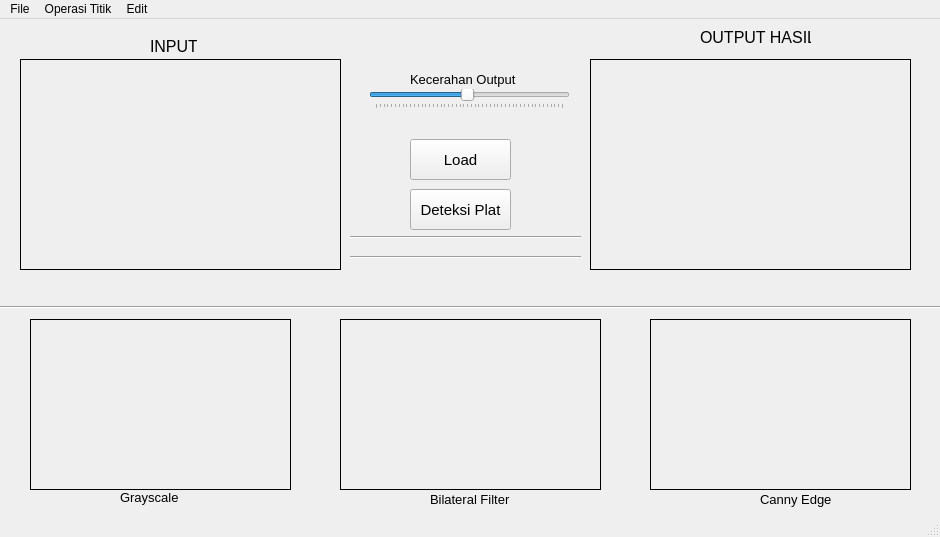
<?xml version="1.0" encoding="UTF-8"?>
<ui version="4.0">
 <class>MainWindow</class>
 <widget class="QMainWindow" name="MainWindow">
  <property name="geometry">
   <rect>
    <x>0</x>
    <y>0</y>
    <width>940</width>
    <height>537</height>
   </rect>
  </property>
  <property name="windowTitle">
   <string>MainWindow</string>
  </property>
  <widget class="QWidget" name="centralwidget">
   <widget class="QLabel" name="imgLabel">
    <property name="geometry">
     <rect>
      <x>20</x>
      <y>40</y>
      <width>321</width>
      <height>211</height>
     </rect>
    </property>
    <property name="frameShape">
     <enum>QFrame::Box</enum>
    </property>
    <property name="text">
     <string/>
    </property>
   </widget>
   <widget class="QLabel" name="hasilLabel">
    <property name="geometry">
     <rect>
      <x>590</x>
      <y>40</y>
      <width>321</width>
      <height>211</height>
     </rect>
    </property>
    <property name="frameShape">
     <enum>QFrame::Box</enum>
    </property>
    <property name="text">
     <string/>
    </property>
   </widget>
   <widget class="QLabel" name="input">
    <property name="geometry">
     <rect>
      <x>150</x>
      <y>20</y>
      <width>47</width>
      <height>14</height>
     </rect>
    </property>
    <property name="font">
     <font>
      <pointsize>12</pointsize>
     </font>
    </property>
    <property name="text">
     <string>INPUT</string>
    </property>
   </widget>
   <widget class="QLabel" name="output">
    <property name="geometry">
     <rect>
      <x>700</x>
      <y>10</y>
      <width>111</width>
      <height>16</height>
     </rect>
    </property>
    <property name="font">
     <font>
      <pointsize>12</pointsize>
     </font>
    </property>
    <property name="text">
     <string>OUTPUT HASIL</string>
    </property>
   </widget>
   <widget class="Line" name="line">
    <property name="geometry">
     <rect>
      <x>0</x>
      <y>280</y>
      <width>951</width>
      <height>16</height>
     </rect>
    </property>
    <property name="orientation">
     <enum>Qt::Horizontal</enum>
    </property>
   </widget>
   <widget class="QLabel" name="imgLabel_canny">
    <property name="geometry">
     <rect>
      <x>650</x>
      <y>300</y>
      <width>261</width>
      <height>171</height>
     </rect>
    </property>
    <property name="frameShape">
     <enum>QFrame::Box</enum>
    </property>
    <property name="text">
     <string/>
    </property>
   </widget>
   <widget class="QLabel" name="imgLabel_bilateral">
    <property name="geometry">
     <rect>
      <x>340</x>
      <y>300</y>
      <width>261</width>
      <height>171</height>
     </rect>
    </property>
    <property name="frameShape">
     <enum>QFrame::Box</enum>
    </property>
    <property name="text">
     <string/>
    </property>
   </widget>
   <widget class="QLabel" name="imgLabel_gray">
    <property name="geometry">
     <rect>
      <x>30</x>
      <y>300</y>
      <width>261</width>
      <height>171</height>
     </rect>
    </property>
    <property name="frameShape">
     <enum>QFrame::Box</enum>
    </property>
    <property name="text">
     <string/>
    </property>
   </widget>
   <widget class="QLabel" name="label">
    <property name="geometry">
     <rect>
      <x>120</x>
      <y>470</y>
      <width>61</width>
      <height>16</height>
     </rect>
    </property>
    <property name="font">
     <font>
      <pointsize>10</pointsize>
     </font>
    </property>
    <property name="text">
     <string>Grayscale</string>
    </property>
   </widget>
   <widget class="QLabel" name="label_2">
    <property name="geometry">
     <rect>
      <x>430</x>
      <y>470</y>
      <width>81</width>
      <height>20</height>
     </rect>
    </property>
    <property name="font">
     <font>
      <pointsize>10</pointsize>
     </font>
    </property>
    <property name="text">
     <string>Bilateral Filter</string>
    </property>
   </widget>
   <widget class="QLabel" name="label_3">
    <property name="geometry">
     <rect>
      <x>760</x>
      <y>470</y>
      <width>81</width>
      <height>20</height>
     </rect>
    </property>
    <property name="font">
     <font>
      <pointsize>10</pointsize>
     </font>
    </property>
    <property name="text">
     <string>Canny Edge</string>
    </property>
   </widget>
   <widget class="QSlider" name="horizontalSlider">
    <property name="geometry">
     <rect>
      <x>369</x>
      <y>70</y>
      <width>201</width>
      <height>20</height>
     </rect>
    </property>
    <property name="minimum">
     <number>1</number>
    </property>
    <property name="maximum">
     <number>50</number>
    </property>
    <property name="pageStep">
     <number>1</number>
    </property>
    <property name="value">
     <number>25</number>
    </property>
    <property name="orientation">
     <enum>Qt::Horizontal</enum>
    </property>
    <property name="tickPosition">
     <enum>QSlider::TicksBelow</enum>
    </property>
    <property name="tickInterval">
     <number>1</number>
    </property>
   </widget>
   <widget class="QLabel" name="KontrasLabel">
    <property name="geometry">
     <rect>
      <x>410</x>
      <y>50</y>
      <width>111</width>
      <height>20</height>
     </rect>
    </property>
    <property name="font">
     <font>
      <pointsize>10</pointsize>
     </font>
    </property>
    <property name="text">
     <string>Kecerahan Output</string>
    </property>
   </widget>
   <widget class="QPushButton" name="deteksiButton">
    <property name="geometry">
     <rect>
      <x>410</x>
      <y>170</y>
      <width>101</width>
      <height>41</height>
     </rect>
    </property>
    <property name="font">
     <font>
      <pointsize>11</pointsize>
     </font>
    </property>
    <property name="text">
     <string>Deteksi Plat</string>
    </property>
   </widget>
   <widget class="QLabel" name="OutputLabel">
    <property name="geometry">
     <rect>
      <x>350</x>
      <y>210</y>
      <width>231</width>
      <height>31</height>
     </rect>
    </property>
    <property name="font">
     <font>
      <pointsize>11</pointsize>
     </font>
    </property>
    <property name="text">
     <string/>
    </property>
    <property name="alignment">
     <set>Qt::AlignCenter</set>
    </property>
   </widget>
   <widget class="Line" name="line_2">
    <property name="geometry">
     <rect>
      <x>350</x>
      <y>210</y>
      <width>231</width>
      <height>16</height>
     </rect>
    </property>
    <property name="orientation">
     <enum>Qt::Horizontal</enum>
    </property>
   </widget>
   <widget class="Line" name="line_3">
    <property name="geometry">
     <rect>
      <x>350</x>
      <y>230</y>
      <width>231</width>
      <height>16</height>
     </rect>
    </property>
    <property name="orientation">
     <enum>Qt::Horizontal</enum>
    </property>
   </widget>
   <widget class="QPushButton" name="loadButton">
    <property name="geometry">
     <rect>
      <x>410</x>
      <y>120</y>
      <width>101</width>
      <height>41</height>
     </rect>
    </property>
    <property name="font">
     <font>
      <pointsize>11</pointsize>
     </font>
    </property>
    <property name="text">
     <string>Load</string>
    </property>
   </widget>
  </widget>
  <widget class="QMenuBar" name="menubar">
   <property name="geometry">
    <rect>
     <x>0</x>
     <y>0</y>
     <width>940</width>
     <height>22</height>
    </rect>
   </property>
   <widget class="QMenu" name="menuOperasi_Titik">
    <property name="title">
     <string>Operasi Titik</string>
    </property>
    <addaction name="action_Grayscale"/>
    <addaction name="actionOperasi_Pencerahan"/>
    <addaction name="actionSimple_Contrast"/>
    <addaction name="actionContrast_Stretching"/>
    <addaction name="actionNegativeImage"/>
    <addaction name="actionBiner_Image"/>
   </widget>
   <widget class="QMenu" name="menuFile">
    <property name="title">
     <string>File</string>
    </property>
    <addaction name="actionOpen"/>
    <addaction name="actionSave"/>
   </widget>
   <widget class="QMenu" name="menuReset">
    <property name="title">
     <string>Edit</string>
    </property>
    <addaction name="actionReset"/>
   </widget>
   <addaction name="menuFile"/>
   <addaction name="menuOperasi_Titik"/>
   <addaction name="menuReset"/>
  </widget>
  <widget class="QStatusBar" name="statusbar"/>
  <action name="actionOperasi_Pencerahan">
   <property name="text">
    <string>Brightness</string>
   </property>
   <property name="font">
    <font>
     <pointsize>10</pointsize>
    </font>
   </property>
  </action>
  <action name="actionSimple_Contrast">
   <property name="text">
    <string>Contrast</string>
   </property>
  </action>
  <action name="actionContrast_Stretching">
   <property name="text">
    <string>Contrast Stretching</string>
   </property>
  </action>
  <action name="actionNegative_Image">
   <property name="text">
    <string>Negative Image</string>
   </property>
  </action>
  <action name="actionNegativeImage">
   <property name="text">
    <string>Negative Image</string>
   </property>
  </action>
  <action name="actionBiner_Image">
   <property name="text">
    <string>Biner Image</string>
   </property>
  </action>
  <action name="actionGrayscale">
   <property name="text">
    <string>Grayscale</string>
   </property>
  </action>
  <action name="actionOpen">
   <property name="text">
    <string>Load</string>
   </property>
  </action>
  <action name="actionSave">
   <property name="text">
    <string>Save</string>
   </property>
  </action>
  <action name="action_Grayscale">
   <property name="text">
    <string>Grayscale</string>
   </property>
  </action>
  <action name="actionHistogram_Grayscale">
   <property name="text">
    <string>Histogram Grayscale</string>
   </property>
  </action>
  <action name="actionHistogram_RGB">
   <property name="text">
    <string>Histogram RGB</string>
   </property>
  </action>
  <action name="actionHistogram_Equalization">
   <property name="text">
    <string>Histogram Equalization</string>
   </property>
  </action>
  <action name="actionTranslasi">
   <property name="text">
    <string>Translasi</string>
   </property>
  </action>
  <action name="actionMin90_Derajat">
   <property name="text">
    <string>-90 Derajat</string>
   </property>
  </action>
  <action name="actionMin45_Derajat">
   <property name="text">
    <string>-45 Derajat</string>
   </property>
  </action>
  <action name="action45_Derajat">
   <property name="text">
    <string>45 Derajat</string>
   </property>
  </action>
  <action name="action90_Derajat">
   <property name="text">
    <string>90 Derajat</string>
   </property>
  </action>
  <action name="action180_Derajat">
   <property name="text">
    <string>180 Derajat</string>
   </property>
  </action>
  <action name="actionSkala_Dimensi">
   <property name="text">
    <string>Skewed Image</string>
   </property>
  </action>
  <action name="actionZoomIn_3x">
   <property name="text">
    <string>Zoom In (3x)</string>
   </property>
  </action>
  <action name="actionZoomIn_4x">
   <property name="text">
    <string>Zoom In (4x)</string>
   </property>
  </action>
  <action name="actionZoomOut14x">
   <property name="text">
    <string>Zoom Out (1/4x)</string>
   </property>
  </action>
  <action name="actionZoomOut34x">
   <property name="text">
    <string>Zoom Out (3/4x)</string>
   </property>
  </action>
  <action name="actionCrop">
   <property name="text">
    <string>Crop</string>
   </property>
  </action>
  <action name="actionTambah">
   <property name="text">
    <string>Tambah</string>
   </property>
  </action>
  <action name="actionOperasi_AND">
   <property name="text">
    <string>Operasi AND</string>
   </property>
  </action>
  <action name="actionOperasi_OR">
   <property name="text">
    <string>Operasi OR</string>
   </property>
  </action>
  <action name="actionOperasi_XOR">
   <property name="text">
    <string>Operasi XOR</string>
   </property>
  </action>
  <action name="actionKurang">
   <property name="text">
    <string>Kurang</string>
   </property>
  </action>
  <action name="actionKali">
   <property name="text">
    <string>Kali</string>
   </property>
  </action>
  <action name="actionBagi">
   <property name="text">
    <string>Bagi</string>
   </property>
  </action>
  <action name="actionTranspose">
   <property name="text">
    <string>Transpose</string>
   </property>
  </action>
  <action name="action2x">
   <property name="text">
    <string>2x</string>
   </property>
  </action>
  <action name="action3x">
   <property name="text">
    <string>3x</string>
   </property>
  </action>
  <action name="action4x">
   <property name="text">
    <string>4x</string>
   </property>
  </action>
  <action name="action1_2x">
   <property name="text">
    <string>1/2x</string>
   </property>
  </action>
  <action name="action1_4x">
   <property name="text">
    <string>1/4x</string>
   </property>
  </action>
  <action name="action3_4x">
   <property name="text">
    <string>3/4x</string>
   </property>
  </action>
  <action name="filterKernel_1">
   <property name="text">
    <string>Kernel 1</string>
   </property>
  </action>
  <action name="filterKernel_2">
   <property name="text">
    <string>Kernel 2</string>
   </property>
  </action>
  <action name="meanKernel_1">
   <property name="text">
    <string>Kernel 1</string>
   </property>
  </action>
  <action name="meanKernel_2">
   <property name="text">
    <string>Kernel 2</string>
   </property>
  </action>
  <action name="actionGaussian_Filter">
   <property name="text">
    <string>Gaussian Filter</string>
   </property>
  </action>
  <action name="actionSharp_i">
   <property name="text">
    <string>Kernel i</string>
   </property>
  </action>
  <action name="actionSharp_ii">
   <property name="text">
    <string>Kernel ii</string>
   </property>
  </action>
  <action name="actionSharp_iii">
   <property name="text">
    <string>Kernel iii</string>
   </property>
  </action>
  <action name="actionSharp_iv">
   <property name="text">
    <string>Kernel iv</string>
   </property>
  </action>
  <action name="actionSharp_v">
   <property name="text">
    <string>Kernel v</string>
   </property>
  </action>
  <action name="actionSharp_vi">
   <property name="text">
    <string>Kernel vi</string>
   </property>
  </action>
  <action name="actionFilter_Laplace">
   <property name="text">
    <string>Kernel Laplace</string>
   </property>
  </action>
  <action name="actionMedian_Filter">
   <property name="text">
    <string>Median Filter</string>
   </property>
  </action>
  <action name="actionMax_Filter">
   <property name="text">
    <string>Maximum Filtering</string>
   </property>
  </action>
  <action name="actionMinimum_Filtering">
   <property name="text">
    <string>Minimum Filtering</string>
   </property>
  </action>
  <action name="actionDFT_Smoothing_Image">
   <property name="text">
    <string>DFT Smoothing Image</string>
   </property>
  </action>
  <action name="actionDFT_Smoothing_Image_2">
   <property name="text">
    <string>DFT Smoothing Image 2</string>
   </property>
  </action>
  <action name="actionSobel">
   <property name="text">
    <string>Sobel</string>
   </property>
  </action>
  <action name="actionPrewitt">
   <property name="text">
    <string>Prewitt</string>
   </property>
  </action>
  <action name="actionRoberts">
   <property name="text">
    <string>Roberts</string>
   </property>
  </action>
  <action name="actionCanny">
   <property name="text">
    <string>Canny</string>
   </property>
  </action>
  <action name="actionRobert">
   <property name="text">
    <string>Roberts</string>
   </property>
  </action>
  <action name="actionRobert_2">
   <property name="text">
    <string>Roberts</string>
   </property>
  </action>
  <action name="actionDilasi">
   <property name="text">
    <string>Dilasi</string>
   </property>
  </action>
  <action name="actionErosi">
   <property name="text">
    <string>Erosi</string>
   </property>
  </action>
  <action name="actionOpening">
   <property name="text">
    <string>Opening</string>
   </property>
  </action>
  <action name="actionClosing">
   <property name="text">
    <string>Closing</string>
   </property>
  </action>
  <action name="actionDeteksi_Plat_Nomor">
   <property name="text">
    <string>Deteksi Plat Nomor</string>
   </property>
  </action>
  <action name="actionReset">
   <property name="text">
    <string>Reset</string>
   </property>
  </action>
  <action name="actionSaveToFile">
   <property name="text">
    <string>Save</string>
   </property>
  </action>
 </widget>
 <resources/>
 <connections/>
</ui>
